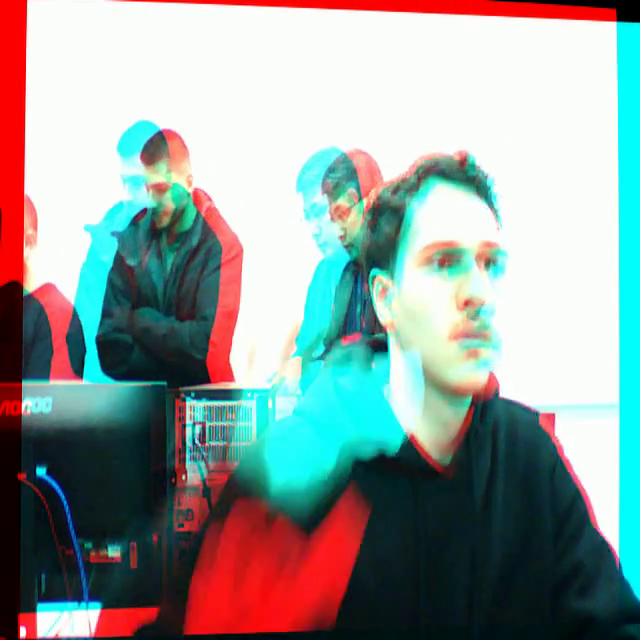
#> input picture frame 48 of RELATORIOS/RELATORIO-03-LAB-03/assets/videos/saida_3d.mp4, 640 x 640 px, given in place of the camera
$ python code-5-hough-transform-2-cams-lines.py
#> lines starting #> are read from the running program, lines starting #| are printed output that depends on the picture; after the words box and inside, x2 and y2 are one past the last pixel; in counts of white or black regions, pixels touching at a corner belong together
import cv2
import numpy as np
import subprocess

# Inicializar as duas webcams (substitua os índices se necessário)
cap_left = cv2.VideoCapture(2)
cap_right = cv2.VideoCapture(0)

if not cap_left.isOpened() or not cap_right.isOpened():
    print("Erro: não foi possível abrir as câmeras.")
    exit()

# Parâmetros da HoughLinesP
rho = 1
theta = np.pi / 180
threshold = 100
min_line_length = 10
max_line_gap = 250

# Definir o codec e criar o objeto VideoWriter para salvar a gravação
fourcc = cv2.VideoWriter_fourcc(*'XVID')
fps = 30  # ou use cap_left.get(cv2.CAP_PROP_FPS) para pegar o FPS real da câmera
frame_width = int(cap_left.get(cv2.CAP_PROP_FRAME_WIDTH))
frame_height = int(cap_left.get(cv2.CAP_PROP_FRAME_HEIGHT))

# VideoWriter para salvar a gravação
out = cv2.VideoWriter('video-hough-lines.avi', fourcc, fps, (frame_width * 2, frame_height))

print("Pressione 'q' para sair.")

while True:
    # Capturar frames das duas câmeras
    ret_left, frame_left = cap_left.read()
#> frame_left is the input picture: shape (640, 640, 3); mean B, G, R 155, 157.5, 145.5
    ret_right, frame_right = cap_right.read()

    if not ret_left or not ret_right:
        print("Erro ao capturar imagens das câmeras.")
        break

    def process_frame(frame):
        # Converter para escala de cinza
        gray = cv2.cvtColor(frame, cv2.COLOR_BGR2GRAY)
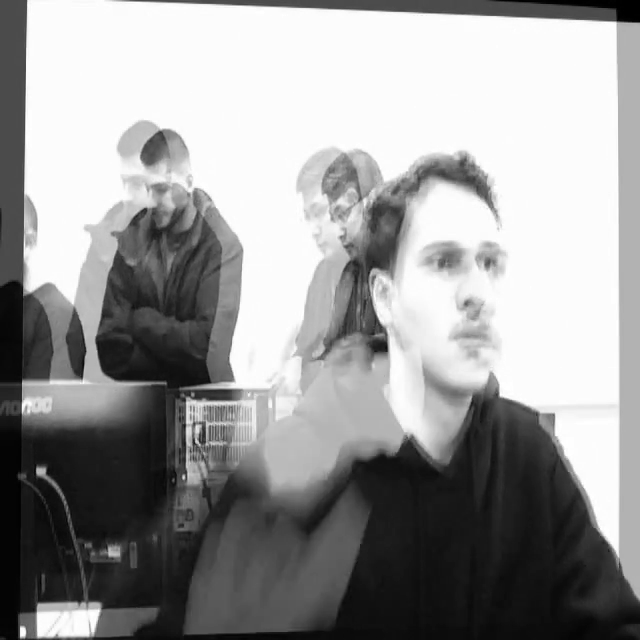
#> gray: shape (640, 640); min 0, max 255, mean 153.6
        # Detectar bordas
        edges = cv2.Canny(gray, 50, 200)
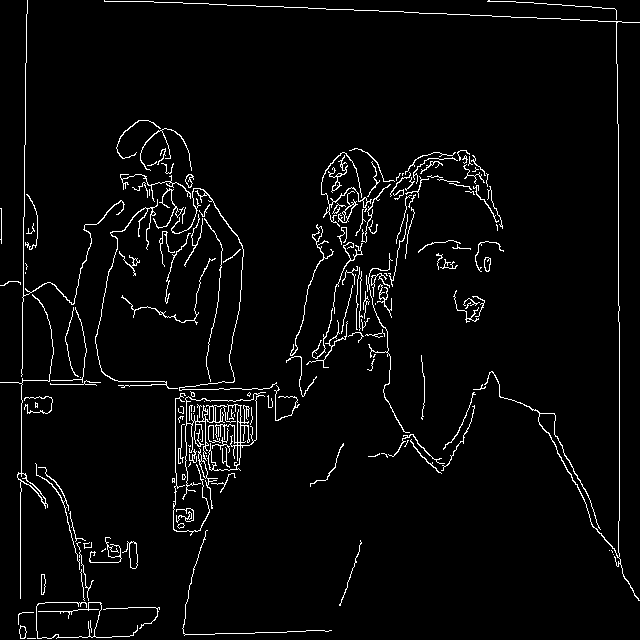
#> edges: shape (640, 640); 3.6% white in thin lines or dots
        # Detectar linhas
        lines = cv2.HoughLinesP(edges, rho, theta, threshold,
                                minLineLength=min_line_length,
                                maxLineGap=max_line_gap)
#> lines = 22 rows, first 6: [19, 479, 27, 0], [618, 566, 618, 21], [619, 563, 619, 306], [104, 1, 616, 19], [20, 638, 20, 282], [37, 637, 616, 58]
        # Desenhar linhas
        if lines is not None:
            for line in lines:
                x1, y1, x2, y2 = line[0]
                cv2.line(frame, (x1, y1), (x2, y2), (255, 0, 0), 2)
#> this loop made 22 passes
#> (x1, y1, x2, y2) on passes 1 to 12: (19, 479, 27, 0), (618, 566, 618, 21), (619, 563, 619, 306), (104, 1, 616, 19), (20, 638, 20, 282), (37, 637, 616, 58), (27, 638, 616, 49), (33, 638, 616, 55), (25, 628, 631, 22), (26, 631, 635, 22), (19, 631, 628, 22), (30, 638, 616, 52)
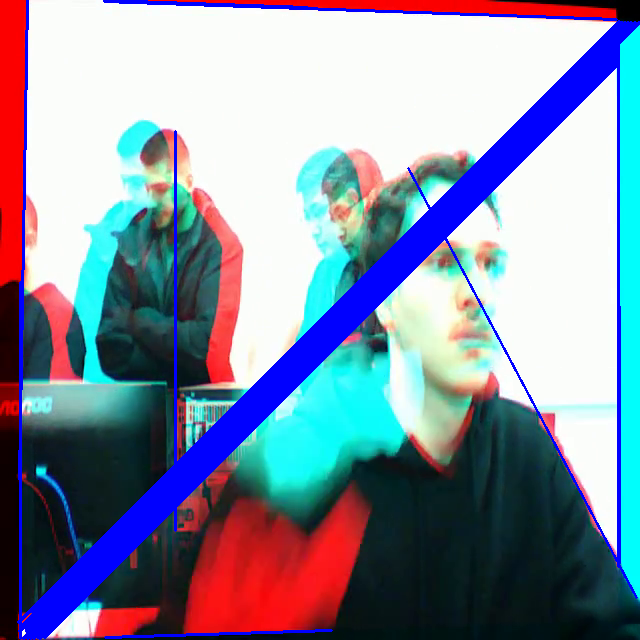
#> frame: shape (640, 640, 3); 8.77% of pixels changed, all inside (x1, y1, x2, y2) = (17, 0, 640, 640)
        return frame

    # Processar os dois frames
    processed_left = process_frame(frame_left.copy())
    processed_right = process_frame(frame_right.copy())
#> the loop in process_frame (call 2), `for line in lines:` made 22 passes

    # Redimensionar para exibição lado a lado (opcional)
    processed_left = cv2.resize(processed_left, (640, 480))
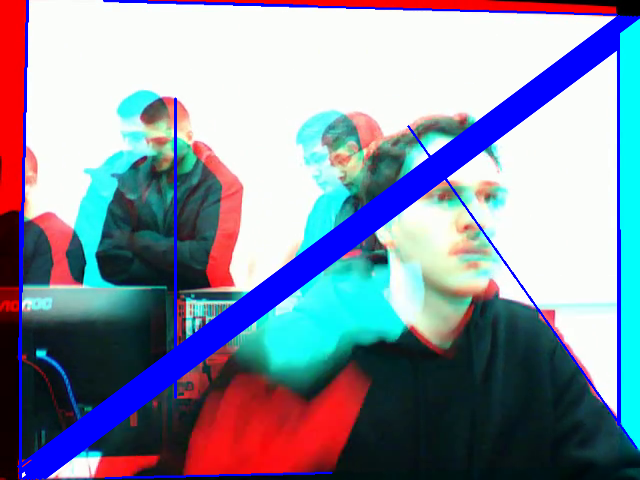
#> processed_left: shape (480, 640, 3); mean B, G, R 163.1, 143, 133.5
    processed_right = cv2.resize(processed_right, (640, 480))

    # Combinar os dois vídeos lado a lado
    combined = np.hstack((processed_left, processed_right))
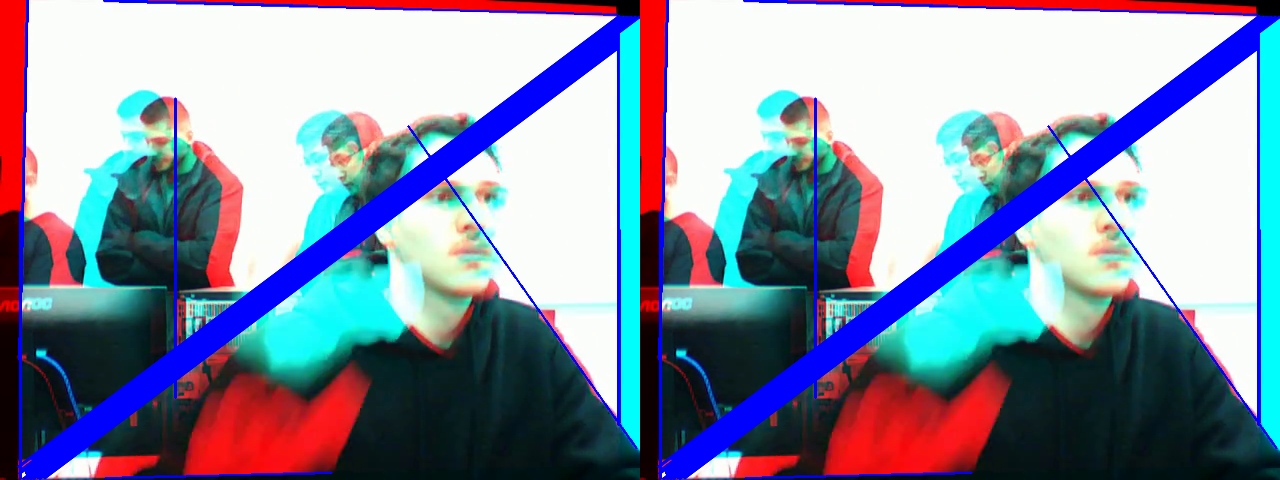
#> combined: shape (480, 1280, 3); mean B, G, R 163.1, 143, 133.5

    # Gravar o frame combinado
    out.write(combined)

    # Exibir
    cv2.imshow('Linhas Detectadas - Direita | Esquerda', combined)

    # Sair com 'q'
    if cv2.waitKey(1) & 0xFF == ord('q'):
#> (key q is pressed here)
        break

# Liberar recursos
cap_left.release()
cap_right.release()
out.release()
cv2.destroyAllWindows()


# Caminho do arquivo de entrada e saída
input_file = 'video-hough-lines.avi'
output_file = 'video-hough-lines.mp4'

# Comando FFmpeg
command = [
    'ffmpeg',
    '-i', input_file,
    '-vcodec', 'libx264',
    '-crf', '18',
    '-preset', 'medium',
    output_file
]

# Executar comando
try:
    subprocess.run(command, check=True)
#> (this line was passed over: subprocess is not available in this run)
    print("Conversão concluída com sucesso.")
except subprocess.CalledProcessError as e:
    print(f"Erro durante a conversão: {e}")

$ run again, starting later in the video
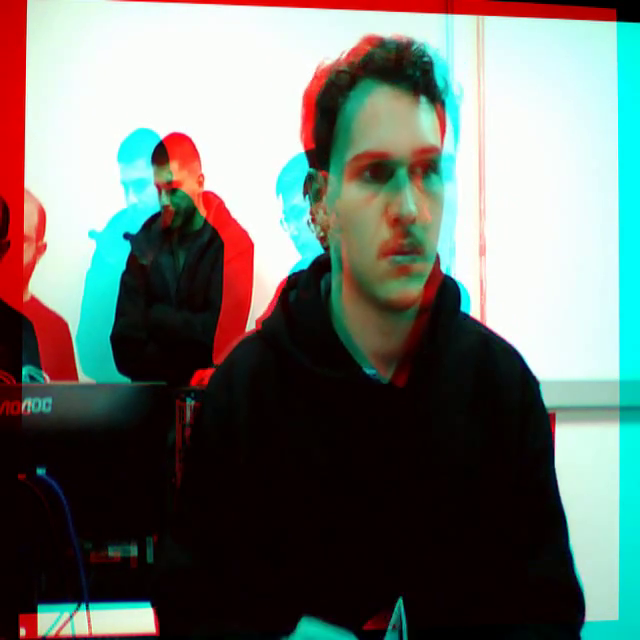
#> input picture frame 216 of RELATORIOS/RELATORIO-03-LAB-03/assets/videos/saida_3d.mp4, 640 x 640 px, given in place of the camera
#> frame_left is the input picture: shape (640, 640, 3); mean B, G, R 109, 114.7, 107.4
#> in process_frame, `edges = cv2.Canny(gray, 50, 200)`:
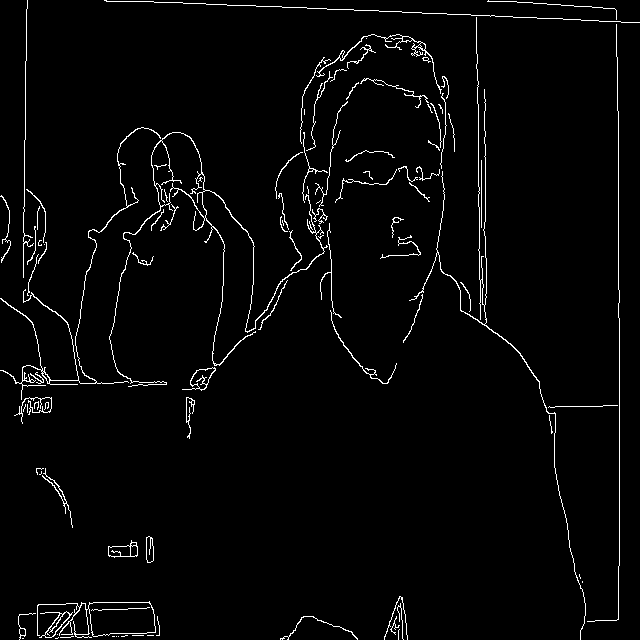
#> edges: shape (640, 640); 2.6% white in thin lines or dots
#> lines = [[619, 565, 619, 290], [618, 619, 618, 21], [20, 413, 27, 0], [475, 15, 481, 323], [106, 1, 616, 19], [485, 325, 485, 15], [104, 0, 306, 7], [22, 385, 529, 367], [464, 14, 635, 22]]
#> the loop in process_frame, `for line in lines:` made 9 passes
#> the loop in process_frame (call 2), `for line in lines:` made 9 passes
#> `combined = np.hstack((processed_left, processed_right))`:
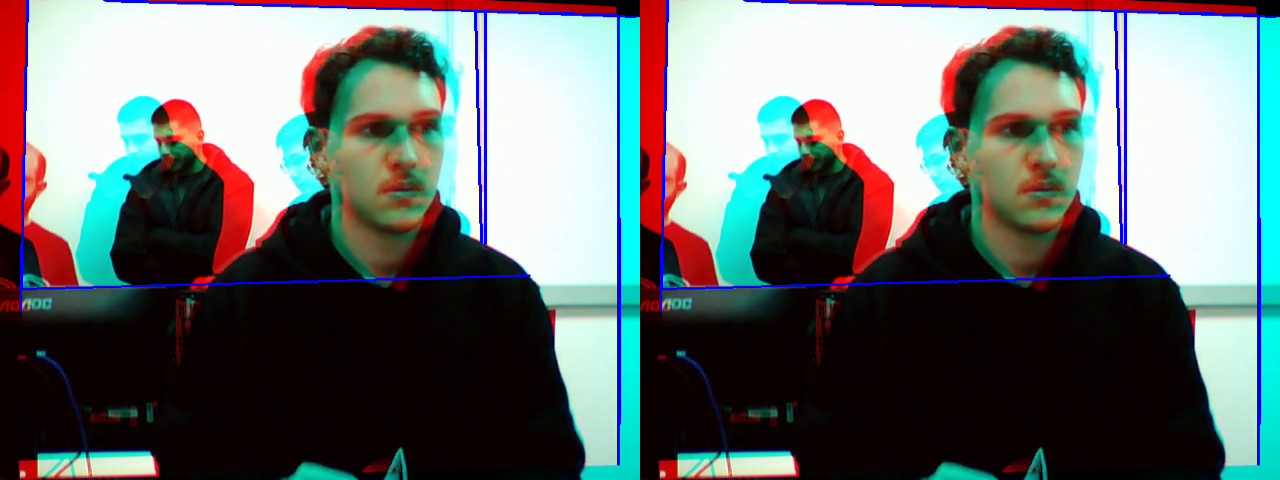
#> combined: shape (480, 1280, 3); mean B, G, R 111.3, 111.5, 104.1

$ run again, starting later in the video
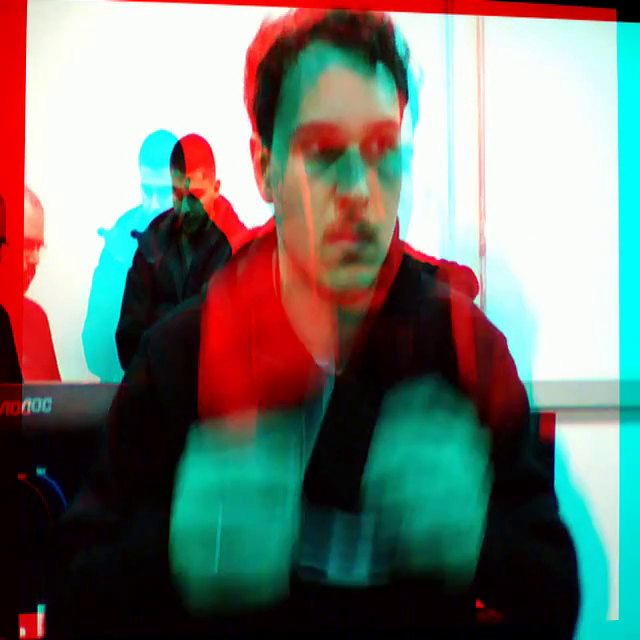
#> input picture frame 384 of RELATORIOS/RELATORIO-03-LAB-03/assets/videos/saida_3d.mp4, 640 x 640 px, given in place of the camera
#> frame_left is the input picture: shape (640, 640, 3); mean B, G, R 114.3, 121.2, 115
#> in process_frame, `edges = cv2.Canny(gray, 50, 200)`:
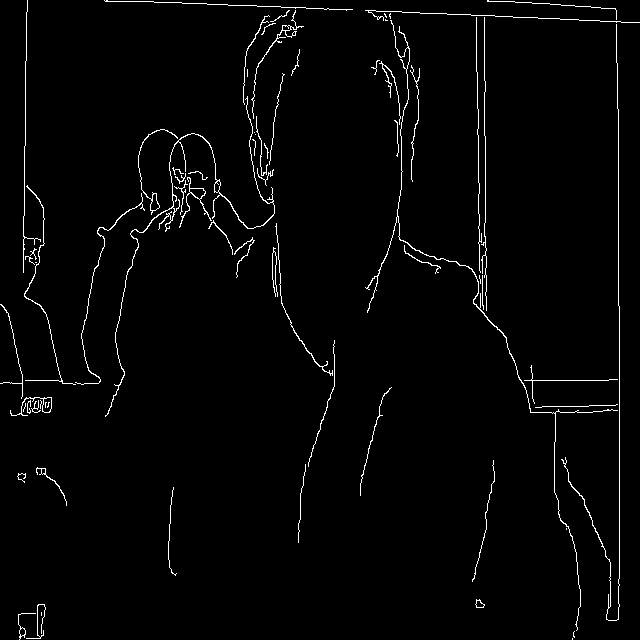
#> edges: shape (640, 640); 2.1% white in thin lines or dots
#> lines = [[619, 606, 619, 306], [618, 305, 618, 21], [19, 479, 27, 0], [476, 15, 485, 532], [105, 1, 616, 19], [484, 605, 484, 15], [485, 513, 485, 15], [22, 380, 608, 380], [440, 13, 630, 22], [104, 0, 305, 7]]
#> the loop in process_frame, `for line in lines:` made 10 passes
#> the loop in process_frame (call 2), `for line in lines:` made 10 passes
#> `combined = np.hstack((processed_left, processed_right))`:
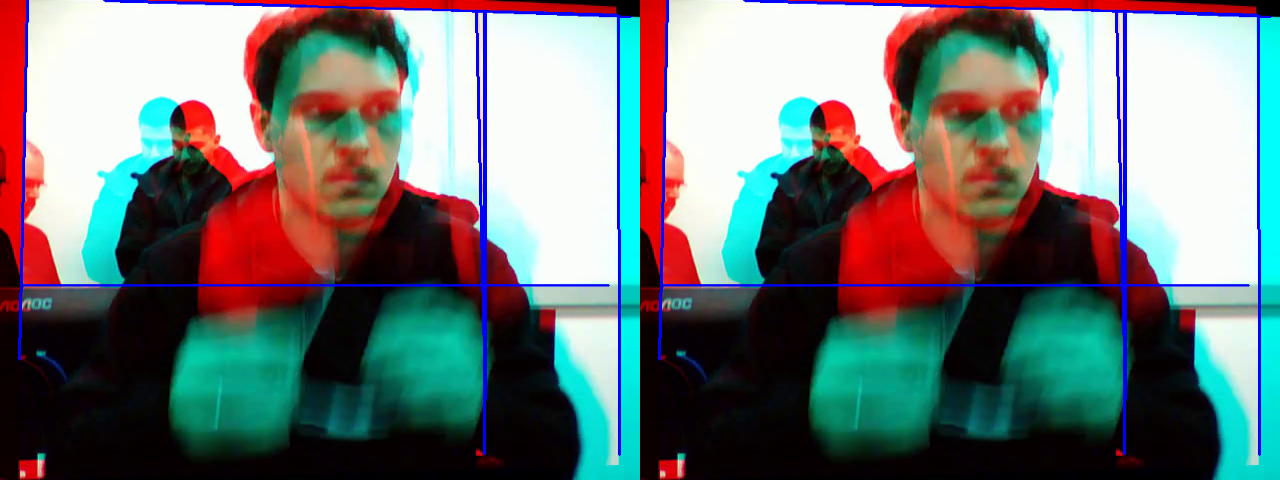
#> combined: shape (480, 1280, 3); mean B, G, R 117.6, 117.9, 111.1
